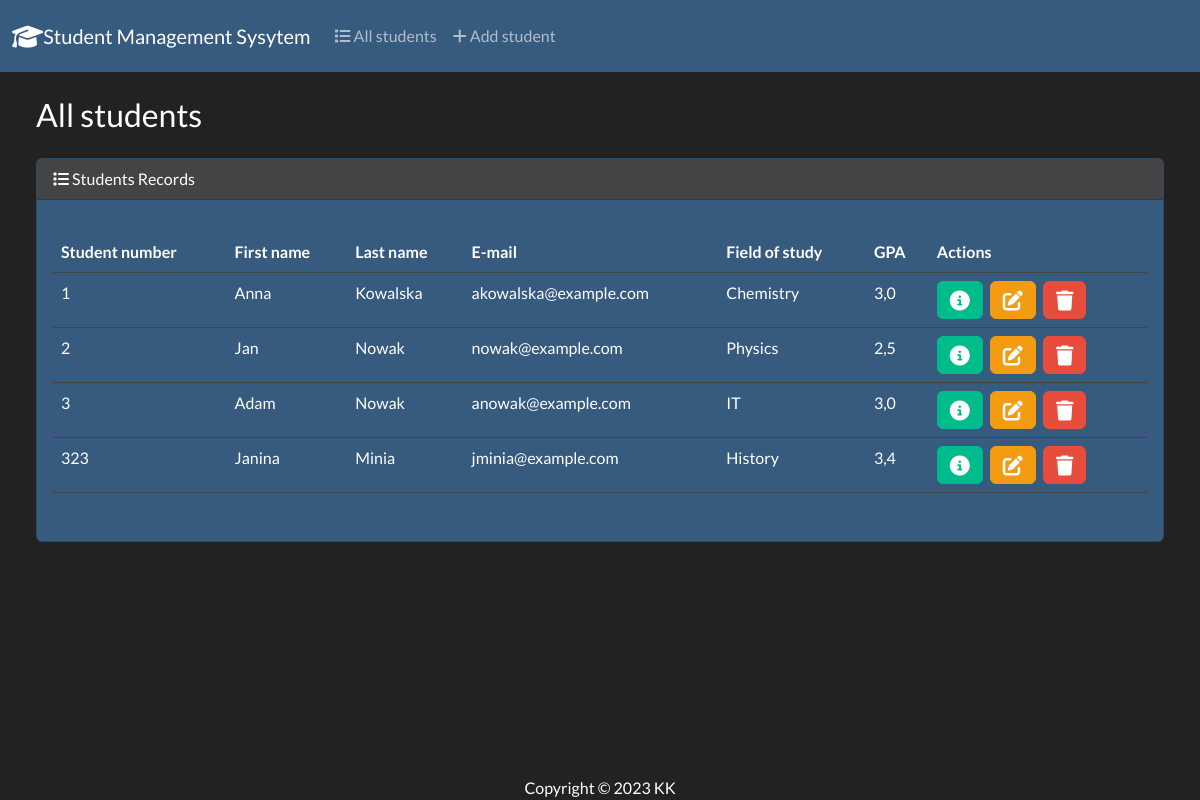
The page / on the database its author committed.
### students/models.py (models this page shows, shortened)
class Student(models.Model):
    student_number = models.PositiveIntegerField()
    first_name = models.CharField(max_length=50)
    last_name = models.CharField(max_length=100)
    email = models.EmailField(max_length=128)
    field_of_study = models.CharField(max_length=100)
    gpa = models.FloatField()

### students/views.py (the view)
# urls.py: path("", views.index, name="index"),
def index(request):
    return render(request, 'students/index.html',{
        'students': Student.objects.all()}
    )

### students/templates/students/index.html (shortened to what this page needs)
{% extends 'students/base.html' %}
{% block body %}
<h3 class="m-4"> All students</h3>
<div class="row">
    <div class="col-12">
      {% if students %}
          <div class="card text-white bg-primary ms-4 me-4 mb-4" >
            <div class="card-header">
              <i class="fa-solid fa-list"></i>
                Students Records
            </div>
            <div class="card-body">
              <p class="card-text">
                <div class="table-responsive">
                    <table class="table table-hover">
                      <thead>
                        <tr>
                          <th scope="col">Student number</th>
                          <th scope="col">First name</th>
                          <th scope="col">Last name</th>
                          <th scope="col">E-mail</th>
                          <th scope="col">Field of study</th>
                          <th scope="col">GPA</th>
                          <th scope="col">Actions</th>
                        </tr>
                      </thead>
                      <tbody>
                        {% for student in students %}
                          <tr>
                            <td>{{ student.student_number }}</td>
                            <td>{{ student.first_name }}</td>
                            <td>{{ student.last_name }}</td>
                            <td>{{ student.email }}</td>
                            <td>{{ student.field_of_study }}</td>
                            <td>{{ student.gpa }}</td>
                            <td>
                                <button type="button" class="btn btn-success me-1" href="{% url 'view_student' student.id %}" data-bs-toggle="modal" data-bs-target="#myModal{{student.id}}">
                                  <i class="fa-solid fa-circle-info fa-lg"></i>
                                </button>
                                <a class="btn btn-warning me-1" href = "{% url 'edit' student.id %}">
                                  <i class="fa-solid fa-pen-to-square fa-lg"></i>
                                </a>
                                <button type="button" class="btn btn-danger" data-bs-toggle="modal" data-bs-target="#delete{{student.id}}" >
                                  <i class="fa-solid fa-trash fa-lg"></i>
                                </button>
                            </td>
                          </tr>
                        {% endfor %}
                      </tbody>
                    </table>
                </div>
              </p>
          </div>
          </div>
      {% else %}
        <h5 class="alert alert-primary ms-4 me-4">No student records</h5>
      {% endif %}
    </div>
</div>
{% endblock %}

### students/templates/students/base.html (shortened to what this page needs)
{% load static %}
<!DOCTYPE html>
<html>
    <head>
        <link rel="stylesheet" href="https://cdnjs.cloudflare.com/ajax/libs/font-awesome/6.3.0/css/all.min.css" />
        <link rel="stylesheet" href="{% static 'css/bootstrap.min.css' %}">
    </head>
    <body class="d-flex flex-column min-vh-100">
      <nav class="navbar navbar-expand-lg navbar-dark bg-primary">
        <div class="container-fluid">
          <a class="navbar-brand" href="{% url 'index' %}">
            <i class="fa-solid fa-graduation-cap fa-lg"></i>Student Management Sysytem</a>
          <div class="collapse navbar-collapse" id="navbarColor01">
            <ul class="navbar-nav me-auto">
              <li class="nav-item">
                <a class="nav-link" href="{% url 'index' %}">
                  <i class="fa-solid fa-list"></i>
                  All students
                </a>
              </li>
              <li class="nav-item">
                <a class="nav-link" href="{% url 'add' %}">
                  <i class="fa-solid fa-plus"></i>
                  Add student
                </a>
              </li>
            </ul>
          </div>
        </div>
      </nav>
      <div class="container-fluid">
          {% block body %}
          {% endblock %}
      </div>
      <footer class="mt-auto mb4">
        <div class="text-center">
           <span>
              Copyright &copy <script> document.write(new Date().getFullYear())</script> KK
           </span>
        </div>
      </footer>
    </body>
</html>

### rows shown on the page
Student: student_number "1", first_name "Anna", last_name "Kowalska", email "akowalska@example.com", field_of_study "Chemistry", gpa "3,0"
Student: student_number "2", first_name "Jan", last_name "Nowak", email "nowak@example.com", field_of_study "Physics", gpa "2,5"
Student: student_number "3", first_name "Adam", last_name "Nowak", email "anowak@example.com", field_of_study "IT", gpa "3,0"
Student: student_number "323", first_name "Janina", last_name "Minia", email "jminia@example.com", field_of_study "History", gpa "3,4"
